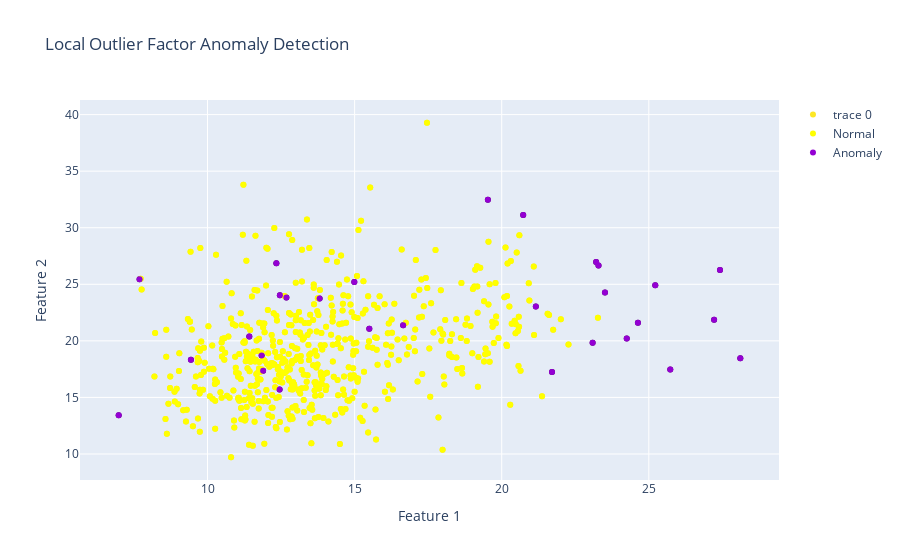

Source (notebook cell):
### Code cell
# Creating scatter plot
fig = go.Figure()

fig.add_trace(
    go.Scatter(
        x=X.iloc[:, 0],
        y=X.iloc[:, 1],
        mode='markers',
        marker=dict(
            color=y_pred1,
            colorscale='viridis'
        ),
        hovertemplate='Feature 1: %{x}<br>Feature 2: %{y}<extra></extra>'
    )
)

fig.update_layout(
    title='Local Outlier Factor Anomaly Detection',
    xaxis_title='Feature 1',
    yaxis_title='Feature 2'
)

# Add legend annotations
normal_points = go.Scatter(x=[], y=[], mode='markers', 
            marker=dict(color='yellow'), showlegend=True, name='Normal')
anomaly_points = go.Scatter(x=[], y=[], 
        mode='markers', marker=dict(color='darkviolet'), showlegend=True, name='Anomaly')
  
for i in range(len(X)):
    if y_pred1[i] == 1:
        normal_points['x'] += (X.iloc[i, 0],)
        normal_points['y'] += (X.iloc[i, 1],)
    else:
        anomaly_points['x'] += (X.iloc[i, 0],)
        anomaly_points['y'] += (X.iloc[i, 1],)

fig.add_trace(normal_points)
fig.add_trace(anomaly_points)

fig.show()

### Figure 1 — Plotly figure (JSON) as saved in the notebook; plotly's stock layout.template omitted (floating-point values rounded to 4 significant figures; data arrays with more than 128 entries replaced by an {"elided": "..."} marker saying what was removed)
{"data": [{"hovertemplate": "Feature 1: %{x}<br>Feature 2: %{y}<extra></extra>", "marker": {"color": {"elided": "569 int values"}, "colorscale": [[0, "#440154"], [0.1111, "#482878"], [0.2222, "#3e4989"], [0.3333, "#31688e"], [0.4444, "#26828e"], [0.5556, "#1f9e89"], [0.6667, "#35b779"], [0.7778, "#6ece58"], [0.8889, "#b5de2b"], [1, "#fde725"]]}, "mode": "markers", "type": "scatter", "x": {"elided": "569 float values"}, "y": {"elided": "569 float values"}}, {"marker": {"color": "yellow"}, "mode": "markers", "name": "Normal", "showlegend": true, "type": "scatter", "x": {"elided": "540 float values"}, "y": {"elided": "540 float values"}}, {"marker": {"color": "darkviolet"}, "mode": "markers", "name": "Anomaly", "showlegend": true, "type": "scatter", "x": [11.42, 12.45, 12.46, 21.16, 16.65, 11.84, 14.99, 12.68, 25.22, 6.981, 24.25, 27.22, 12.34, 23.29, 13.81, 28.11, 19.53, 23.21, 20.73, 11.89, 23.51, 25.73, 9.436, 21.71, 15.5, 27.42, 23.09, 24.63, 7.691], "y": [20.38, 15.7, 24.04, 23.04, 21.38, 18.7, 25.2, 23.84, 24.91, 13.43, 20.2, 21.87, 26.86, 26.67, 23.75, 18.47, 32.47, 26.97, 31.12, 17.36, 24.27, 17.46, 18.32, 17.25, 21.08, 26.27, 19.83, 21.6, 25.44]}], "layout": {"title": {"text": "Local Outlier Factor Anomaly Detection"}, "xaxis": {"title": {"text": "Feature 1"}}, "yaxis": {"title": {"text": "Feature 2"}}}}
